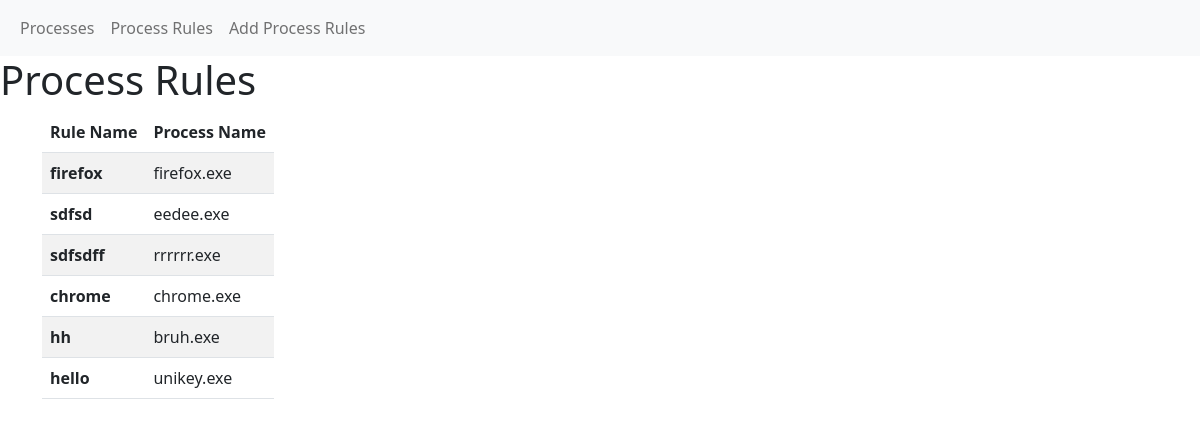
The app's page /processrules/ with its own data.
### tables this page shows
CREATE TABLE process_rules(rule_name text, exe_name text not null);

### process_app.py (the view)
@app.route('/processrules/')
def processrules_page():
    processrules_data = query_display_process_rules()
    return render_template("processRules.html", processrules_data = processrules_data)

### process_app.py (called while the page is built)
def query_display_process_rules():
    connection = sqlite3.connect(db_locale)
    cursor = connection.cursor()
    cursor.execute("""
        select * from process_rules;
    """)
    processrules_data = cursor.fetchall()
    connection.close()
    return processrules_data

### templates/processRules.html (shortened to what this page needs)
<!doctype html>
<html lang="en">
<head>
  <nav class="navbar navbar-expand-sm bg-light">
    <div class="container-fluid">
      <ul class="navbar-nav">
        <li class="nav-item">
          <a class="nav-link" href="{{ url_for('processes_page') }}">Processes</a>
        </li>
        <li class="nav-item">
          <a class="nav-link" href="{{ url_for('processrules_page') }}">Process Rules</a>
        </li>
        <li class="nav-item">
          <a class="nav-link" href="{{ url_for('add_process') }}">Add Process Rules</a>
        </li>
      </ul>
    </div>
  </nav>
  <link href="https://cdn.jsdelivr.net/npm/bootstrap@5.2.0/dist/css/bootstrap.min.css" rel="stylesheet"
>
</head>
<body>
  <h1>Process Rules</h1>
  <div class= "container">
    <table class="table table-striped w-auto">
      <thead>
        <tr>
          <th scope="col">Rule Name</th>
          <th scope="col">Process Name</th>
        </tr>
      </thead>
      <tbody>
        {% for process in processrules_data %}
        <tr>
          <th scope="row">{{ process[0] }}</th>
          <td>{{ process[1] }}</td>
        </tr>
        {% endfor %}
      </tbody>
    </table>
  </div>
</body>
</html>

### records on screen
process_rules: rule_name "firefox", exe_name "firefox.exe"
process_rules: rule_name "sdfsd", exe_name "eedee.exe"
process_rules: rule_name "sdfsdff", exe_name "rrrrrr.exe"
process_rules: rule_name "chrome", exe_name "chrome.exe"
process_rules: rule_name "hh", exe_name "bruh.exe"
process_rules: rule_name "hello", exe_name "unikey.exe"
